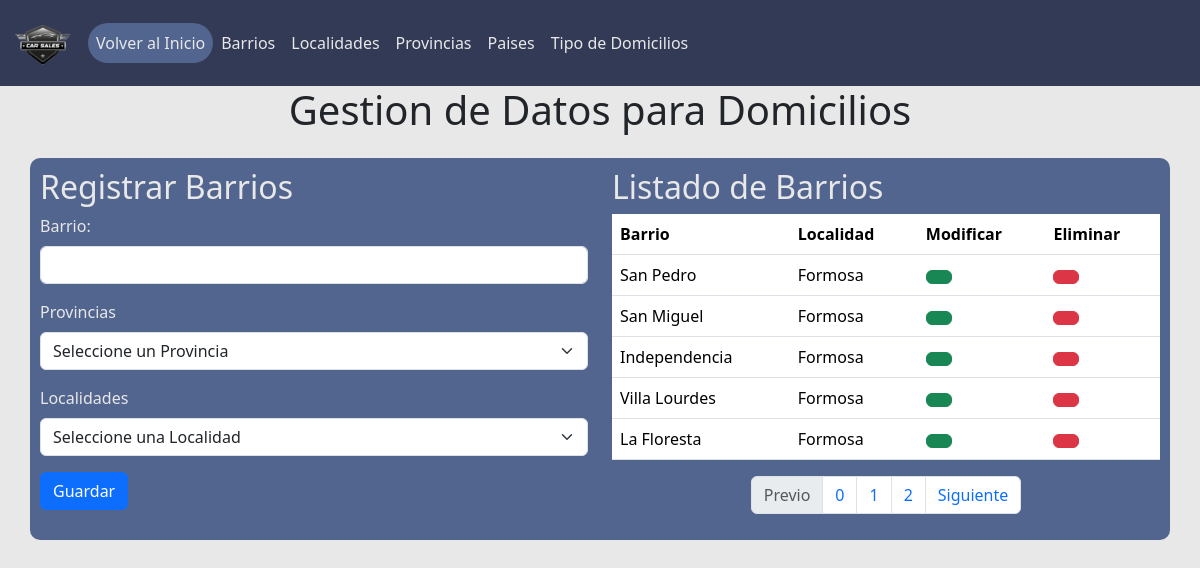
/vistas/form_datos_para_domicilios.php?page=form_barrio, run on the app's committed database.
### tables this page shows
CREATE TABLE `barrios` (
  `idbarrios` int NOT NULL AUTO_INCREMENT,
  `descripcion` varchar(45) NOT NULL,
  `activo_barrio` tinyint(1) NOT NULL DEFAULT '1',
  `localidades_idlocalidades` int NOT NULL,
  PRIMARY KEY (`idbarrios`),
  KEY `fk_barrios_localidades1_idx` (`localidades_idlocalidades`),
  CONSTRAINT `fk_barrios_localidades1` FOREIGN KEY (`localidades_idlocalidades`) REFERENCES `localidades` (`idlocalidades`)
);

CREATE TABLE `localidades` (
  `idlocalidades` int NOT NULL AUTO_INCREMENT,
  `descripcion` varchar(45) NOT NULL,
  `activo_localidad` tinyint(1) NOT NULL DEFAULT '1',
  `provincias_idprovincias` int NOT NULL,
  PRIMARY KEY (`idlocalidades`),
  KEY `fk_localidades_provincias1_idx` (`provincias_idprovincias`),
  CONSTRAINT `fk_localidades_provincias1` FOREIGN KEY (`provincias_idprovincias`) REFERENCES `provincias` (`idprovincias`)
);

### modelos/tablas_maestras/barrio.php (called while the page is built, shortened)
<?php
require_once($_SERVER['DOCUMENT_ROOT'] . '/2do_Cuatrimestre/PP_2/Proyecto_Septiembre_02/modelos/conexion.php');
class Barrios extends Paginacion{
    public function traer_cantidad_barrio(){
        $conexion = new Conexion();
        $query = "SELECT count(*) as total FROM barrios WHERE activo_barrio = 1";
        return $conexion->consultar($query);
    }
    public function traer_barrios_paginacion(){
            $conexion = new Conexion();
            $query = "SELECT barrios.*, barrios.descripcion as nombre_barrio, localidades.*, localidades.descripcion as nombre_localidad FROM barrios INNER JOIN localidades on barrios.localidades_idlocalidades = localidades.idlocalidades WHERE activo_barrio = 1 LIMIT $this->pagina_actual,$this->paginacion";
            return $conexion->consultar($query);
    }
}

### Proyecto_Septiembre_02/modelos/conexion.php (called while the page is built, shortened)
<?php
class Conexion{
    private $_con;
    private $servidor;
    private $usuario;
    private $password;
    private $base_datos;
    public function __construct() {
        $this->servidor = 'localhost';
        $this->usuario = 'root';
        $this->password = 'Fabio38096227';
        $this->base_datos = 'car_sales_2024';
    }
    public function conectar(){
        $this->_con = new mysqli($this->servidor, $this->usuario, $this->password, $this->base_datos);
    }
    public function consultar($query){
        $resultado = $this->_con->query($query);
        return $resultado;
    }
}
?>

### vistas/paginas/tablas_maestras/form_barrio.php (the view, shortened to what this page needs)
<?php
require_once('../modelos/tablas_maestras/barrio.php');
$barrios = new Barrios();
$result_barrios_ = $barrios->traer_cantidad_barrio();
foreach($result_barrios_ as $barrios_1){
    $total_registros = $barrios_1['total'];
}
$result_barrios = $barrios->traer_barrios_paginacion();
?>
<div class="row">
    <div class="col">
        <h2>Registrar Barrios</h2>
        <form id="id_form_barrio" method="POST" action="../controladores/tablas_maestras/barrio.controlador.php">
            <div class="mb-3">
                <label for="exampleInputEmail1" class="form-label">Barrio:</label>
                <input  type="text" name="descripcion" onfocusout="validate_barrio(event)" class="form-control" id="idbarrios" aria-describedby="emailHelp">
            </div>
            <div class="mb-3">
                    <label for="disabledSelect" class="form-label">Provincias</label>
                    <select name="idprovincias" id="idprovincias" onchange="validar_provincia(this.value)" class="form-select">
                        <option value="">Seleccione un Provincia</option>
                    </select>
            </div>
            <div class="mb-3">
                    <label for="disabledSelect" class="form-label">Localidades</label>
                    <select name="localidades_idlocalidades" id="idlocalidades" class="form-select">
                        <option value="">Seleccione una Localidad</option>
                    </select>
            </div>
            <button onclick="validar_vacio_barrio()" type="button" class="btn btn-primary">
                Guardar
            </button>
        </form>
    </div>
    <div class="col">
        <h2>Listado de Barrios</h2>
        <table class="table table-hover">
            <thead>
                <tr>
                <th>Barrio</th>
                <th>Localidad</th>
                <th>Modificar</th>
                <th>Eliminar</th>
                </tr>
            </thead>
            <tbody>
                <?php
                    foreach($result_barrios as $barrios_){
                ?>
                <tr>
                <td><?= $barrios_['nombre_barrio']; ?></td>
                <td><?= $barrios_['nombre_localidad']; ?></td>
                <td>
                    <a href="form_datos_para_domicilios.php?page=form_barrio&idbarrios=<?=$barrios_['idbarrios']; ?>&descripcion=<?=$barrios_['descripcion'];?>" class="btn btn-success" type="button">
                    </a>
                </td>
                <td>
                    <form id="formulario-eliminar-<?= $barrios_['idbarrios']; ?>" method="POST" action="../controladores/tablas_maestras/barrio.controlador.php">
                        <button onclick="confirmarAccion(event, 'eliminar', 'formulario-eliminar-<?= $barrios_['idbarrios']; ?>')" class="btn btn-danger" type="submit"><i class="fa-solid fa-trash"></i></button>
                    </form>
                </td>
                </tr>
                        <?php
                        }
                        ?>
            </tbody>
        </table>
        <nav aria-label="...">
            <ul class="pagination justify-content-center">
            <li class="page-item <?php if($barrios->pagina_actual == 0){echo 'disabled';} ?>">
                <a class="page-link" href="form_datos_para_domicilios.php?page=form_barrio&pagina_actual=<?= $barrios->pagina_actual - 1 ?>">Previo</a>
            </li>
            <li class="page-item"><a class="page-link" href="form_datos_para_domicilios.php?page=form_barrio&pagina_actual=<?= $barrios->pagina_actual - 1 ?>"><?= $barrios->pagina_actual ?></a></li>
            <li class="page-item"><a class="page-link" href="form_datos_para_domicilios.php?page=form_barrio&pagina_actual=<?= $barrios->pagina_actual ?>"><?= $barrios->pagina_actual + 1 ?></a></li>
            <li class="page-item"><a class="page-link" href="form_datos_para_domicilios.php?page=form_barrio&pagina_actual=<?= $barrios->pagina_actual + 1 ?>"><?= $barrios->pagina_actual + 2 ?></a></li>
            <li class="page-item <?php if($barrios->pagina_actual == $total_registros - 1){echo 'disabled';} ?>">
                <a class="page-link" href="form_datos_para_domicilios.php?page=form_barrio&pagina_actual=<?= $barrios->pagina_actual + 1 ?>">Siguiente</a>
            </li>
            </ul>
        </nav>
    </div>
</div>

### assets/css/form_datos_style.css (style rules this page uses)
body { background-color: #E8E8E8; }

### data on the page
barrios: descripcion "San Pedro", localidades_idlocalidades.descripcion "Formosa"
barrios: descripcion "San Miguel", localidades_idlocalidades.descripcion "Formosa"
barrios: descripcion "Independencia", localidades_idlocalidades.descripcion "Formosa"
barrios: descripcion "Villa Lourdes", localidades_idlocalidades.descripcion "Formosa"
barrios: descripcion "La Floresta", localidades_idlocalidades.descripcion "Formosa"

### other printed values
$barrios->pagina_actual "0"
$barrios->pagina_actual + 1 "1"
$barrios->pagina_actual + 2 "2"
